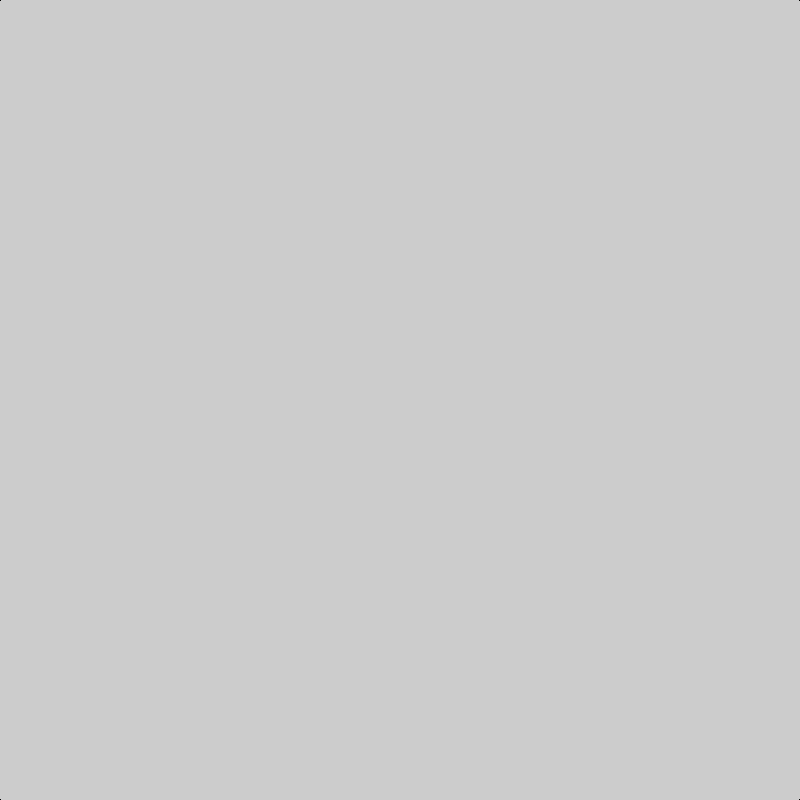
Frame 1 (no input)
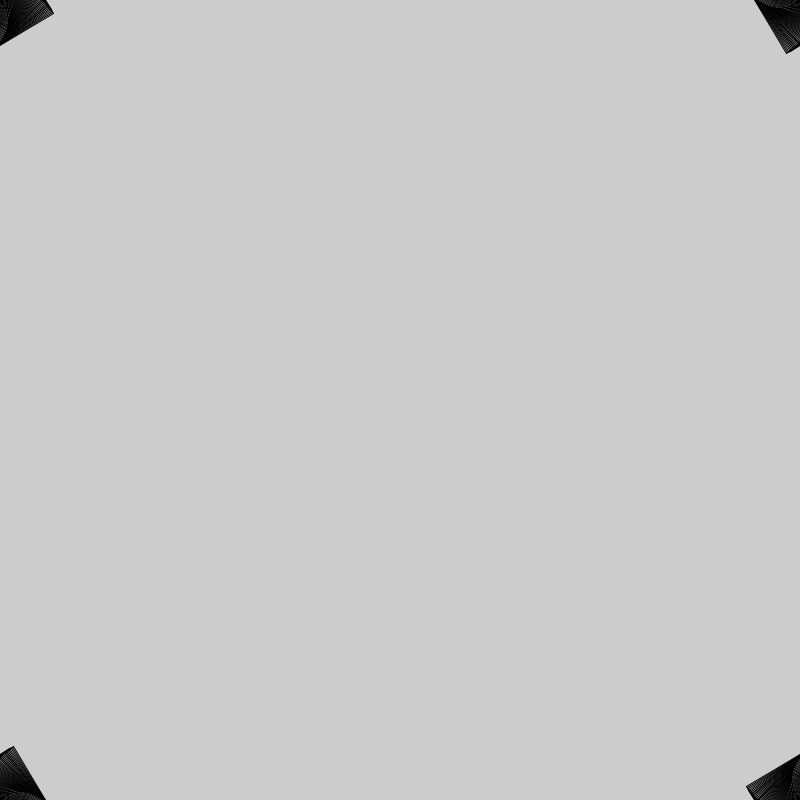
Frame 60 (the mouse pressed at the canvas centre just before this capture)
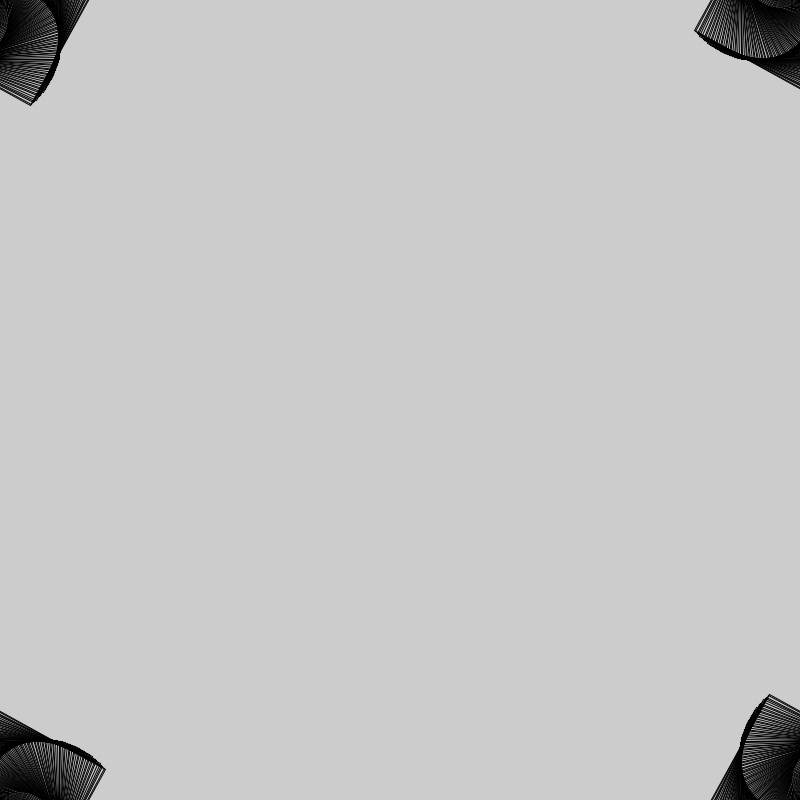
Frame 120 (the mouse held since frame 60 and released just before this capture)

The Processing sketch that drew these frames (run headless with seeded random() and noise(); from frame 60 on, the mouse is pressed at the canvas centre):

// Processing sketch: square_spirals_at_corners
// ── square_spirals_at_corners.pde
float size = 1;
float rotate_acc = 0;

void setup()
{
  size (800, 800);
  colorMode(HSB, 360, 100, 100);
  noFill();
  
  rectMode(CENTER);
}

void draw()
{
  // TOP LEFT CORNER
  pushMatrix();
  translate(0, 0);
  rotate(radians(rotate_acc));
  square(0, 0, size);
  popMatrix();
  
  // TOP RIGHT CORNER
  pushMatrix();
  translate(width, 0);
  rotate(radians(rotate_acc));
  square(0, 0, size);
  popMatrix();

  // BOTTOM LEFT CORNER
  pushMatrix();
  translate(0, height);
  rotate(radians(rotate_acc));
  square(0, 0, size);
  popMatrix();
  
  // BOTTOM RIGHT CORNER
  pushMatrix();
  translate(width, height);
  rotate(radians(rotate_acc));
  square(0, 0, size);
  popMatrix();  
  
  size += 1.3;
  rotate_acc += 1;
  
  if (size >= height)
  {
    stop();
  }
}
